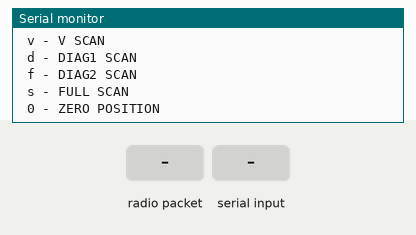
This sketch was run on a simulated Arduino Uno, built with avr-gcc and run on an emulated ATmega328P. Parts: the last lines printed to the serial monitor. The test bench sets the inputs (shaded band). No radio packets arrive unless stated.

Above: at 1.2 s.
1.3 s: radio packet "1" arrives
At 2.4 s:
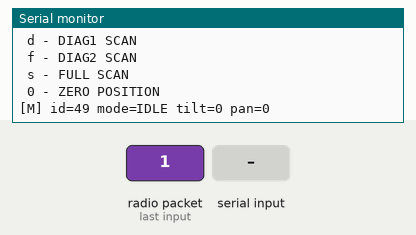
2.8 s: "1" received over Serial
At 3.6 s:
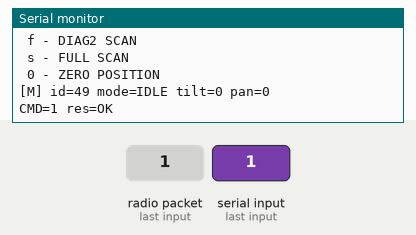
4.3 s: byte 48 ('0') received over Serial
At 4.8 s:
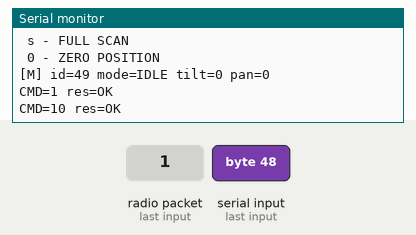

The sketch:

Test_out.ino
```cpp
#include <SPI.h>
#include <RF24.h>

enum CmdKind : uint8_t {
  CK_NONE = 0,
  CK_ALL,
  CK_LASER,
  CK_SERVOS,
  CK_RADIO,
  CK_MCU,
  CK_SCAN_H,
  CK_SCAN_V,
  CK_SCAN_D1,
  CK_SCAN_D2,
  CK_ZERO,
  CK_SCAN_FULL
};

enum DevMode : uint8_t {
  DM_IDLE = 0,
  DM_WAIT,
  DM_H,
  DM_V,
  DM_D1,
  DM_D2,
  DM_TEST
};

enum DiagType : uint8_t {
  DT_NONE = 0,
  DT_LASER,
  DT_SERVOS,
  DT_RADIO,
  DT_MCU,
  DT_ALL
};

struct CmdFrame {
  uint8_t  devId;
  CmdKind  kind;
};

struct TelemetryFrame {
  uint8_t  devId;
  int8_t   tilt;
  int8_t   pan;
  DevMode  mode;
};

struct DiagFrame {
  uint8_t  devId;
  DiagType kind;
  bool     started;
  bool     done;
  bool     ok;
};

const uint8_t RF_CE_PIN  = 7;
const uint8_t RF_CSN_PIN = 8;

RF24 rf(RF_CE_PIN, RF_CSN_PIN);

const byte GROUND_ADDR[6] = "BASE1";
const byte NODE_ADDR[6]   = "CUBE1";

const uint8_t NODE_TARGET_ID = 1;

void pushCommand(CmdKind k) {
  CmdFrame f;
  f.devId = NODE_TARGET_ID;
  f.kind  = k;

  rf.stopListening();
  rf.openWritingPipe(NODE_ADDR);
  bool sentOk = rf.write(&f, sizeof(f));
  rf.startListening();

  Serial.print("CMD=");
  Serial.print((int)k);
  Serial.print(" res=");
  Serial.println(sentOk ? "OK" : "FAIL");
}

const char* modeName(DevMode m) {
  switch (m) {
    case DM_IDLE: return "IDLE";
    case DM_WAIT: return "WAIT";
    case DM_H:    return "SCAN_H";
    case DM_V:    return "SCAN_V";
    case DM_D1:   return "SCAN_D1";
    case DM_D2:   return "SCAN_D2";
    case DM_TEST: return "TEST";
    default:      return "UNK";
  }
}

const char* testName(DiagType t) {
  switch (t) {
    case DT_LASER: return "LASER";
    case DT_SERVOS:return "SERVOS";
    case DT_RADIO: return "RADIO";
    case DT_MCU:   return "MCU";
    case DT_ALL:   return "ALL";
    default:       return "NONE";
  }
}

void printHelp() {
  Serial.println("Base console ready");
  Serial.println("Keys:");
  Serial.println(" 1 - ALL TESTS");
  Serial.println(" 2 - LASER TEST");
  Serial.println(" 3 - SERVOS TEST");
  Serial.println(" 4 - RADIO TEST");
  Serial.println(" 5 - MCU TEST");
  Serial.println(" h - H SCAN");
  Serial.println(" v - V SCAN");
  Serial.println(" d - DIAG1 SCAN");
  Serial.println(" f - DIAG2 SCAN");
  Serial.println(" s - FULL SCAN");
  Serial.println(" 0 - ZERO POSITION");
}

void handleSerialChar(char c) {
  switch (c) {
    case '1': pushCommand(CK_ALL);        break;
    case '2': pushCommand(CK_LASER);      break;
    case '3': pushCommand(CK_SERVOS);     break;
    case '4': pushCommand(CK_RADIO);      break;
    case '5': pushCommand(CK_MCU);        break;
    case 'h': pushCommand(CK_SCAN_H);     break;
    case 'v': pushCommand(CK_SCAN_V);     break;
    case 'd': pushCommand(CK_SCAN_D1);    break;
    case 'f': pushCommand(CK_SCAN_D2);    break;
    case 's': pushCommand(CK_SCAN_FULL);  break;
    case '0': pushCommand(CK_ZERO);       break;
    default: break;
  }
}

void printTestFrame(const DiagFrame* df) {
  Serial.print("[T] id=");
  Serial.print(df->devId);
  Serial.print(" t=");
  Serial.print(testName(df->kind));
  Serial.print(" start=");
  Serial.print(df->started ? "1" : "0");
  Serial.print(" end=");
  Serial.print(df->done ? "1" : "0");
  Serial.print(" ok=");
  Serial.println(df->ok ? "1" : "0");
}

void printTelFrame(const TelemetryFrame* tf) {
  Serial.print("[M] id=");
  Serial.print(tf->devId);
  Serial.print(" mode=");
  Serial.print(modeName(tf->mode));
  Serial.print(" tilt=");
  Serial.print(tf->tilt);
  Serial.print(" pan=");
  Serial.println(tf->pan);
}

void handleRadioPacket() {
  uint8_t raw[32];
  rf.read(&raw, sizeof(raw));

  DiagFrame* df = (DiagFrame*)raw;
  bool plausibleTest =
    df->devId == NODE_TARGET_ID &&
    df->kind >= DT_LASER &&
    df->kind <= DT_ALL;

  if (plausibleTest) {
    printTestFrame(df);
  } else {
    TelemetryFrame* tf = (TelemetryFrame*)raw;
    printTelFrame(tf);
  }
}

void setup() {
  Serial.begin(115200);
  Serial.println();
  printHelp();

  rf.begin();
  rf.setChannel(90);
  rf.setDataRate(RF24_250KBPS);
  rf.setPALevel(RF24_PA_LOW);
  rf.openReadingPipe(1, GROUND_ADDR);
  rf.startListening();
}

void loop() {
  if (Serial.available()) {
    char c = Serial.read();
    handleSerialChar(c);
  }

  if (rf.available()) {
    handleRadioPacket();
  }
}
```

Measured:
- after the input at 1.3 s, the serial monitor: prints a new line at once (image 1)
- after the input at 2.8 s, the serial monitor: prints a new line at once (image 2)
- after the input at 4.3 s, the serial monitor: prints a new line at once (image 3)
